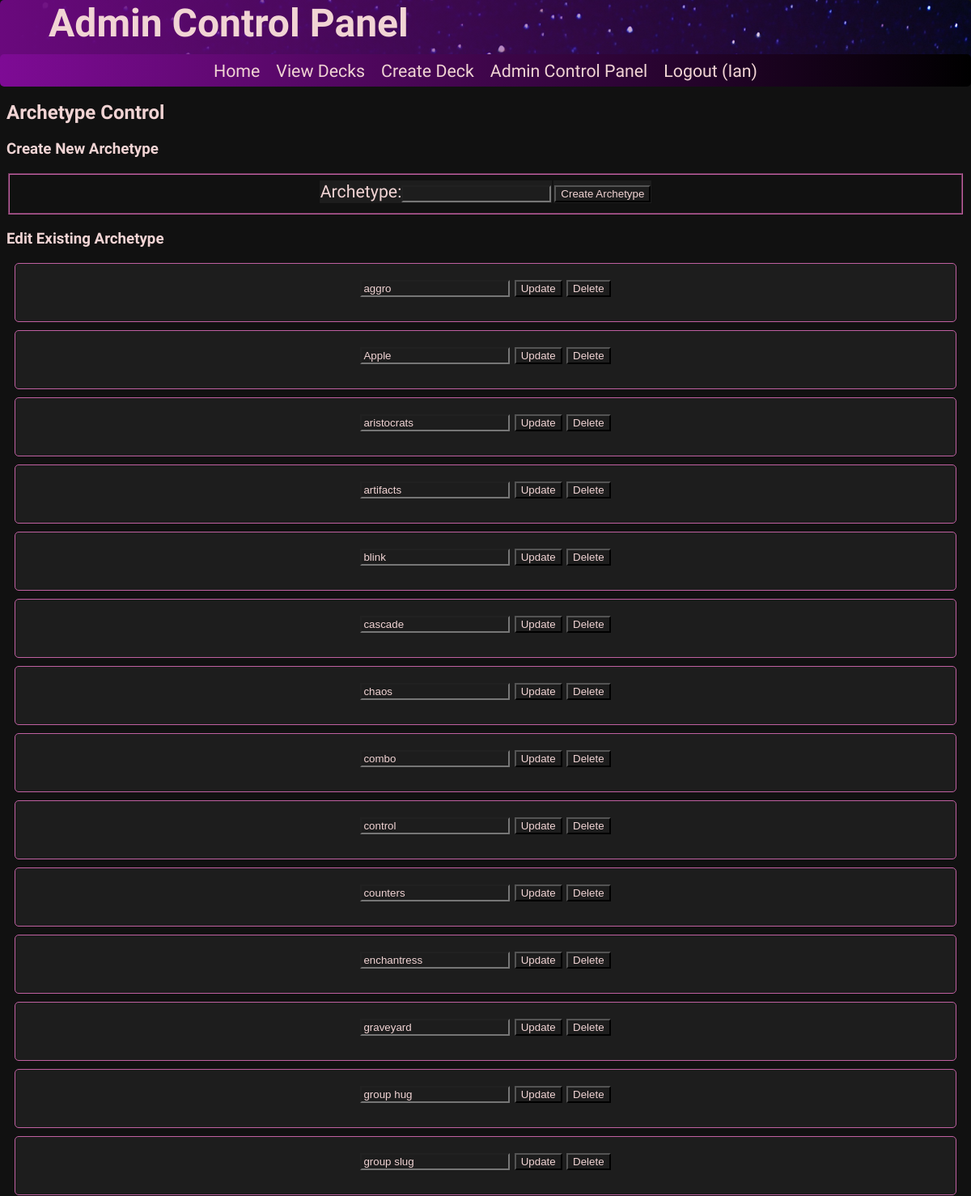
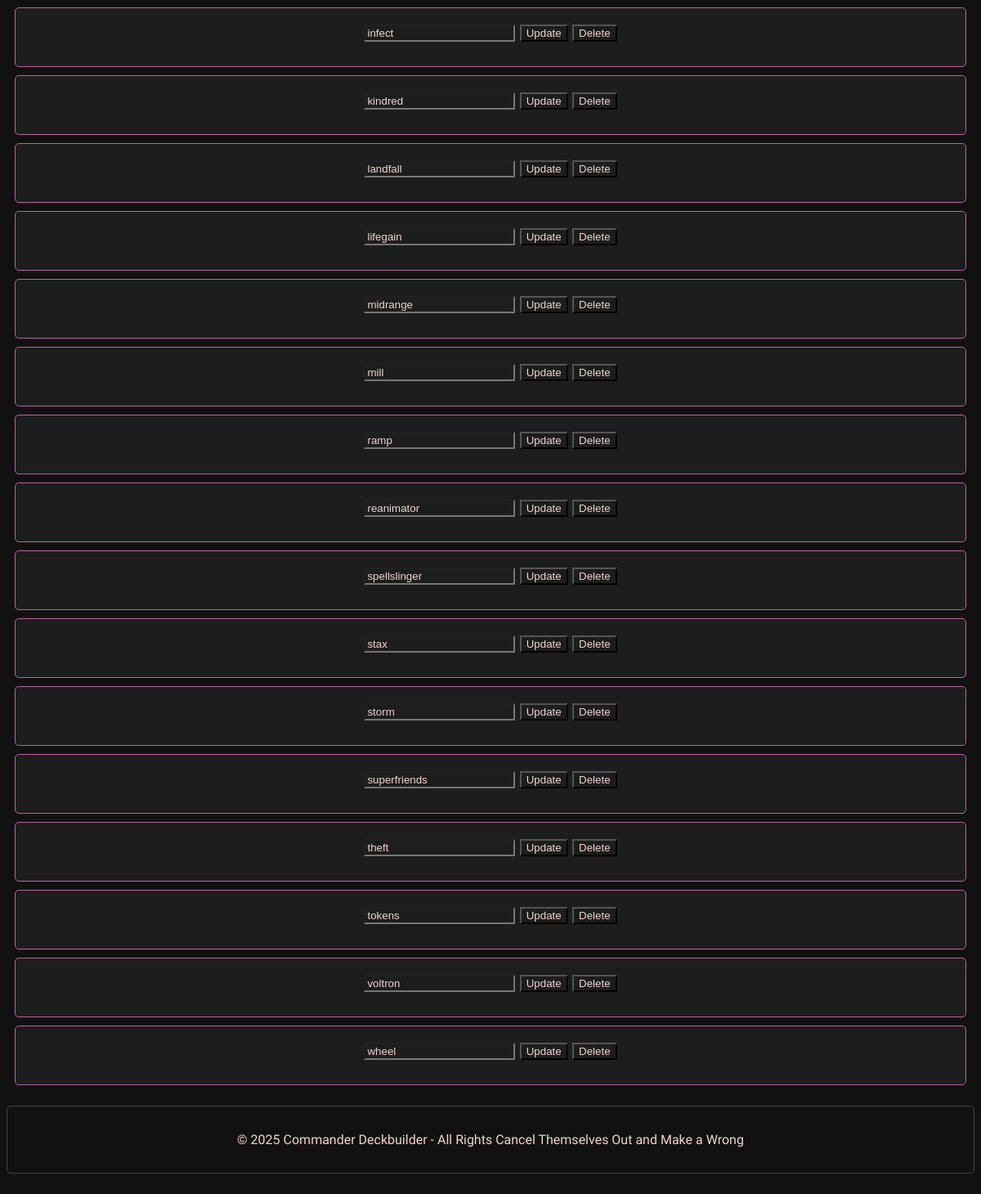
Screenshot of /admin_archetypes.php (signed in) with the database file from the repository (2 pictures, top to bottom).
### tables this page shows
CREATE TABLE `archetypes` (
  `archetype_id` int(11) NOT NULL,
  `archetype` varchar(255) NOT NULL
);

### admin_archetypes.php (the view, shortened to what this page needs)
<?php
require './includes/connect.php';
$query = "SELECT * FROM archetypes ORDER BY archetype ASC";
$statement = $db -> prepare($query);
$statement -> execute();
$archetypes = $statement -> fetchAll();
?>
<!DOCTYPE html>
<html lang="en">
    <?php include './includes/head.php'; ?>
    <body>
        <header>
        <h1>Admin Control Panel</h1>
        <?php include './includes/navbar.php'; ?>
        </header>
        <h2>Archetype Control</h2>
        <h3>Create New Archetype</h3>
        <form action="admin_archetypes.php" method="post">
            <fieldset>
                <table>
                    <tr class="deck">
                        <td><label for="archetype">Archetype:</label><input type="text" id="archetype" name="archetype" required /></td>
                        <td><input type="submit" name="create-archetype" value="Create Archetype"></td>
                    </tr>
                </table>
            </fieldset>
        </form>
        <h3>Edit Existing Archetype</h3>
        <?php foreach ($archetypes as $archetype): ?>
            <div class="comment">
                <form action="admin_archetypes.php" method="post">
                    <input type="text" name="archetype" value="<?= $archetype['archetype'] ?>">
                    <input type="submit" name="update-archetype" value="Update">
                    <input type="submit" name="delete-archetype" value="Delete">
                </form>
            </div>
        <?php endforeach; ?>
    <?php include './includes/footer.php'; ?>
    </body>
</html>

### styles.css (style rules this page uses)
* { box-sizing: border-box; list-style: none; }
html { margin: 0px; padding: 0px; background-color: #111; color: #f1d4d4; font-family: Grenze, Geneva, Tahoma, sans-serif; }
table { margin: 0px auto; }
fieldset { border-color: #c060a1; }
.deck { margin: 10px; padding: 15px; padding-bottom: 30px; font-size: 16pt; border: 1px solid #c060a1; border-radius: 5px; text-align: center; background-color: #1d1d1d; }
.comment { margin: 10px; padding: 15px; padding-bottom: 30px; font-size: 16pt; border: 1px solid #c060a1; border-radius: 5px; text-align: center; background-color: #1d1d1d; }
header { margin: 0px auto; top: 0px; left: 50%; transform: translateX(-50%); background-image: linear-gradient( to right, rgba(106, 9, 125, 1), rgba(106, 9, 125, 0) ), url("images/galaxy-banner.png"); width: 100%; height: 100px; border-radius: 5px; position: fixed; }
body { margin-top: 125px; }
header h1 { margin: 0px; padding-top: 0px; padding-left: 5%; font-size: 36pt; }
fieldset { display: flex; flex-direction: column; align-items: flex-start; }
input, textarea { background-color: #1d1d1d; color: #f1d4d4; }

### rows the page displays
archetypes: archetype "aggro"
archetypes: archetype "Apple"
archetypes: archetype "aristocrats"
archetypes: archetype "artifacts"
archetypes: archetype "blink"
archetypes: archetype "cascade"
archetypes: archetype "chaos"
archetypes: archetype "combo"
archetypes: archetype "control"
archetypes: archetype "counters"
archetypes: archetype "enchantress"
archetypes: archetype "graveyard"
archetypes: archetype "group hug"
archetypes: archetype "group slug"
archetypes: archetype "infect"
archetypes: archetype "kindred"
archetypes: archetype "landfall"
archetypes: archetype "lifegain"
archetypes: archetype "midrange"
archetypes: archetype "mill"
archetypes: archetype "ramp"
archetypes: archetype "reanimator"
archetypes: archetype "spellslinger"
archetypes: archetype "stax"
archetypes: archetype "storm"
archetypes: archetype "superfriends"
archetypes: archetype "theft"
archetypes: archetype "tokens"
archetypes: archetype "voltron"
archetypes: archetype "wheel"

### other values shown
$_SESSION['username'] "Ian"
